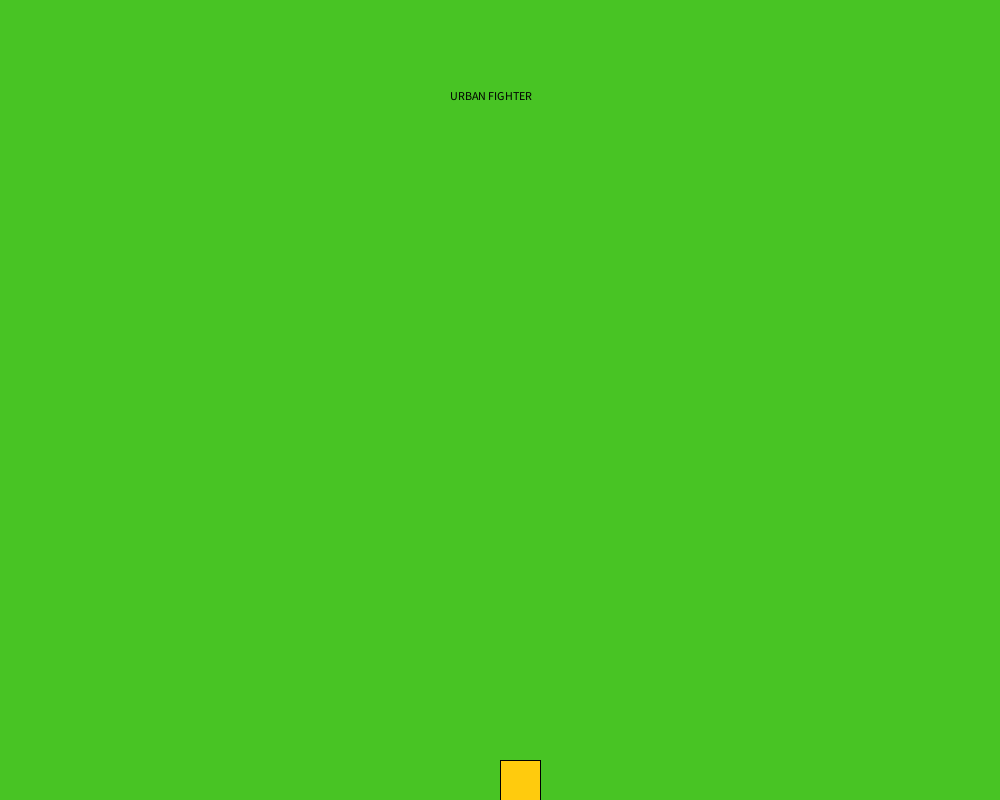
Frame 1 (no input)
Frame 60 (the mouse pressed at the canvas centre just before this capture): identical to frame 1, image omitted
Frame 120 (the mouse held since frame 60 and released just before this capture): identical to frame 1, image omitted

The Processing sketch that drew this single still picture (run headless with seeded random() and noise(); from frame 60 on, the mouse is pressed at the canvas centre):

// Processing sketch: Urban_Fighter
// ── Urban_Fighter.pde
int charX=500;
int charY=760;
int dX=0;
int player1Dead=0;
int player2Dead=0;
int char2X=500;
int char2Y=760;
int d2X=0;

void setup()
{
  size(1000, 800);
}

void draw()
{
  background(#48C424);
  fill(#EA4124);
  rect(charX, charY, 40, 40);
  fill(#FFCB0D);
  rect(char2X, char2Y, 40, 40);
  char2X=char2X+d2X;
  charX=charX+dX;
  fill(#000000);
  text("URBAN FIGHTER", 450, 100);
  if (player1Dead==1)
  {
    text("player1 died", 460, 200);
  }
  if (player2Dead==1)
  {
    text("player2 died", 460, 200);
  }

  if (char2X>1050)
  {  
    player2Dead=1;
  }
  if (char2X<50)
  {  
    player2Dead=1;
  }
  if (charX>1050)
  {  
    player1Dead=1;
  }
  if (charX<-50)
  {  
    player1Dead=1;
  }
}

void keyPressed()
{
  if (key=='a')
  {
    dX=-5;
  }

  if (key=='d')
  {
    dX=+5;
  }
  if (key=='j')
  {
    d2X=-5;
  }

  if (key=='l')
  {
    d2X=+5;
  }
  if (charX+40>char2X&&key=='s'&&charX+15<char2X)
  { 
    char2X=char2X+50;
  }  
  if (charX<charX+40&&key=='s'&&charX+15<char2X)
  { 
    char2X=char2X-50;
  }
  if (char2X+40>charX&&key=='k'&&char2X+15<charX)
  { 
    charX=charX+50;
  }  
  if (charX<charX+40&&key=='s'&&charX+15<char2X)
  { 
    char2X=char2X-50;
  }
}

void keyReleased()
{
  if (key=='a')
  {
    dX=0;
  }
  if (key=='d')
  {
    dX=0;
  }
  if (key=='j')
  {
    d2X=0;
  }
  if (key=='l')
  {
    d2X=0;
  }
}
